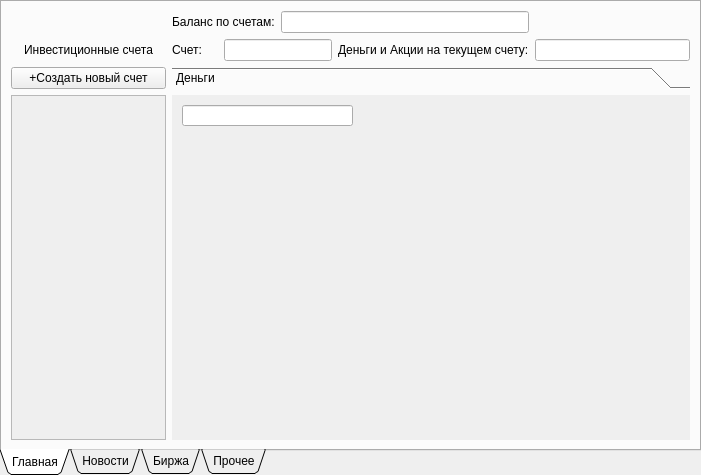
<?xml version="1.0" encoding="UTF-8"?>
<ui version="4.0">
 <class>SperInvestWindow</class>
 <widget class="QTabWidget" name="SperInvestWindow">
  <property name="geometry">
   <rect>
    <x>0</x>
    <y>0</y>
    <width>701</width>
    <height>475</height>
   </rect>
  </property>
  <property name="minimumSize">
   <size>
    <width>701</width>
    <height>475</height>
   </size>
  </property>
  <property name="tabletTracking">
   <bool>false</bool>
  </property>
  <property name="windowTitle">
   <string>SperInvest</string>
  </property>
  <property name="layoutDirection">
   <enum>Qt::LeftToRight</enum>
  </property>
  <property name="autoFillBackground">
   <bool>false</bool>
  </property>
  <property name="tabPosition">
   <enum>QTabWidget::South</enum>
  </property>
  <property name="tabShape">
   <enum>QTabWidget::Triangular</enum>
  </property>
  <property name="currentIndex">
   <number>0</number>
  </property>
  <property name="iconSize">
   <size>
    <width>16</width>
    <height>16</height>
   </size>
  </property>
  <property name="usesScrollButtons">
   <bool>true</bool>
  </property>
  <property name="tabsClosable">
   <bool>false</bool>
  </property>
  <property name="movable">
   <bool>false</bool>
  </property>
  <property name="tabBarAutoHide">
   <bool>false</bool>
  </property>
  <widget class="QWidget" name="Main">
   <attribute name="title">
    <string>Главная</string>
   </attribute>
   <layout class="QGridLayout" name="gridLayout">
    <item row="1" column="5">
     <widget class="QLineEdit" name="current_balance">
      <property name="readOnly">
       <bool>true</bool>
      </property>
     </widget>
    </item>
    <item row="2" column="0">
     <widget class="QPushButton" name="push_account">
      <property name="text">
       <string>+Создать новый счет</string>
      </property>
     </widget>
    </item>
    <item row="3" column="0">
     <widget class="QScrollArea" name="exchange_accounts">
      <property name="widgetResizable">
       <bool>true</bool>
      </property>
      <widget class="QWidget" name="scrollAreaWidgetContents">
       <property name="geometry">
        <rect>
         <x>0</x>
         <y>0</y>
         <width>149</width>
         <height>349</height>
        </rect>
       </property>
      </widget>
     </widget>
    </item>
    <item row="1" column="2" colspan="2">
     <widget class="QLineEdit" name="current_account">
      <property name="text">
       <string/>
      </property>
      <property name="readOnly">
       <bool>true</bool>
      </property>
     </widget>
    </item>
    <item row="0" column="1" colspan="2">
     <widget class="QLabel" name="label_2">
      <property name="text">
       <string>Баланс по счетам:</string>
      </property>
     </widget>
    </item>
    <item row="1" column="0">
     <widget class="QLabel" name="label_3">
      <property name="text">
       <string>&lt;html&gt;&lt;head/&gt;&lt;body&gt;&lt;p align=&quot;center&quot;&gt;Инвестиционные счета&lt;/p&gt;&lt;/body&gt;&lt;/html&gt;</string>
      </property>
     </widget>
    </item>
    <item row="1" column="4">
     <widget class="QLabel" name="label_4">
      <property name="text">
       <string>Деньги и Акции на текущем счету:</string>
      </property>
     </widget>
    </item>
    <item row="0" column="3" colspan="2">
     <widget class="QLineEdit" name="accounts_balance">
      <property name="readOnly">
       <bool>true</bool>
      </property>
     </widget>
    </item>
    <item row="1" column="1">
     <widget class="QLabel" name="label">
      <property name="text">
       <string>Счет:</string>
      </property>
     </widget>
    </item>
    <item row="2" column="1" rowspan="2" colspan="5">
     <widget class="QToolBox" name="account_info">
      <property name="currentIndex">
       <number>0</number>
      </property>
      <widget class="QWidget" name="Money">
       <property name="geometry">
        <rect>
         <x>0</x>
         <y>0</y>
         <width>520</width>
         <height>351</height>
        </rect>
       </property>
       <attribute name="label">
        <string>Деньги</string>
       </attribute>
       <widget class="QLineEdit" name="lineEdit">
        <property name="geometry">
         <rect>
          <x>10</x>
          <y>10</y>
          <width>171</width>
          <height>21</height>
         </rect>
        </property>
        <property name="readOnly">
         <bool>true</bool>
        </property>
       </widget>
      </widget>
     </widget>
    </item>
   </layout>
  </widget>
  <widget class="QWidget" name="News">
   <attribute name="title">
    <string>Новости</string>
   </attribute>
  </widget>
  <widget class="QWidget" name="Exchange">
   <attribute name="title">
    <string>Биржа</string>
   </attribute>
  </widget>
  <widget class="QWidget" name="Other">
   <property name="minimumSize">
    <size>
     <width>695</width>
     <height>447</height>
    </size>
   </property>
   <attribute name="title">
    <string>Прочее</string>
   </attribute>
  </widget>
 </widget>
 <resources/>
 <connections/>
</ui>
